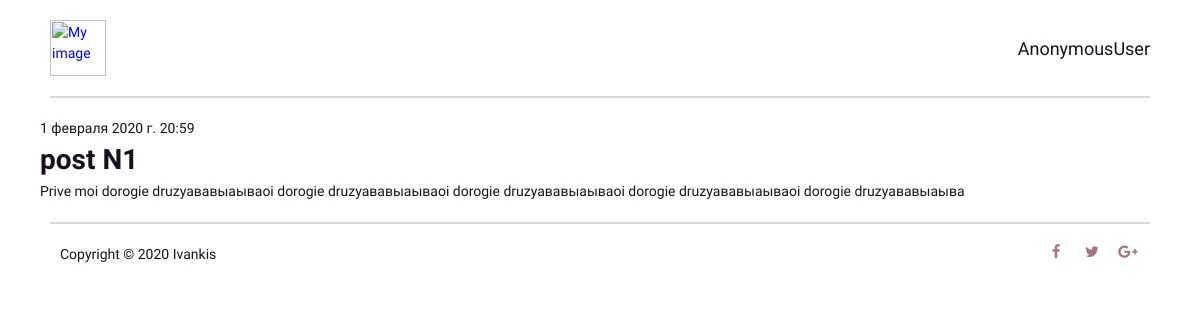
The app's page /post/1/ with its own data.
### blog/models.py (models this page shows, shortened)
class Post(models.Model):
    author = models.ForeignKey(settings.AUTH_USER_MODEL, on_delete=models.CASCADE)
    title = models.CharField(max_length=200)
    text = models.TextField()
    create_data = models.DateTimeField(default=timezone.now)
    published_date = models.DateTimeField(blank=True, null = True)

### blog/views.py (the view)
# urls.py: path('post/<int:pk>/', views.post_detail, name='post_detail'),
def post_detail(request, pk):
    post = get_object_or_404(Post, pk=pk)
    return render(request, 'blog/post_detail.html', {'post': post})

### templates/blog/post_detail.html (shortened to what this page needs)
{% extends 'blog/base.html' %}
{% block content %}
    <div class="post">
        {% if post.published_date %}
            <div class="date">
                {{ post.published_date }}
            </div>
        {% else %}
            <a class="btn btn-default" title="Published" href="{% url 'post_publish' pk=post.pk %}">
                <span class="glyphicon glyphicon-pushpin"></span>
            </a>
        {% endif %}
        <h1>{{ post.title }}</h1>
        <p>{{ post.text|linebreaksbr }}</p>
    </div>
{% endblock %}

### blog/static/css/blog.css (style rules this page uses)
* { box-sizing: border-box; padding: 0; margin: 0; }
body { font-family: 'Muli', sans-serif; font-size: 14px; line-height: 1.5; color: #19121e; background-color: white; }

### records on screen
Post: published_date "1 февраля 2020 г. 20:59", title "post N1", text "Prive moi dorogie druzyaвавыаываoi dorogie druzyaвавыаываoi dorogie druzyaвавыаываoi dorogie druzyaвавыаываoi dorogie druzyaвавыаыва"
